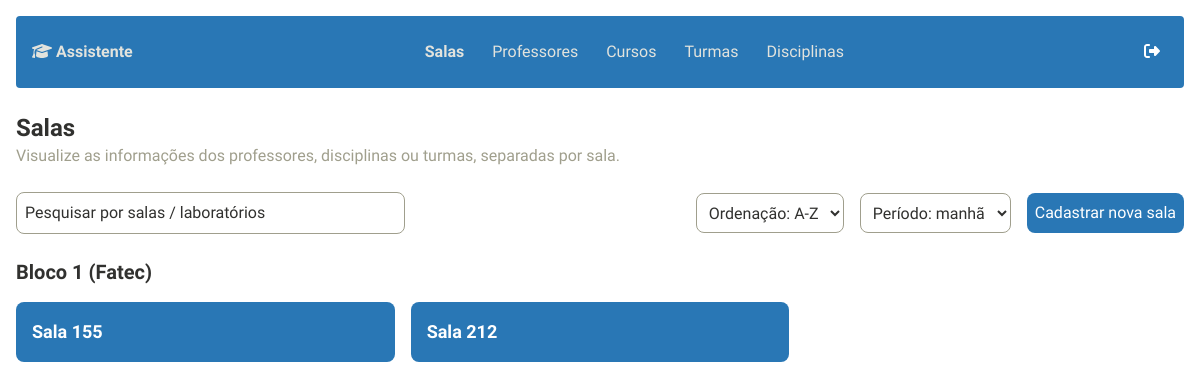
/salas/, run on an earlier commit of the app's database.
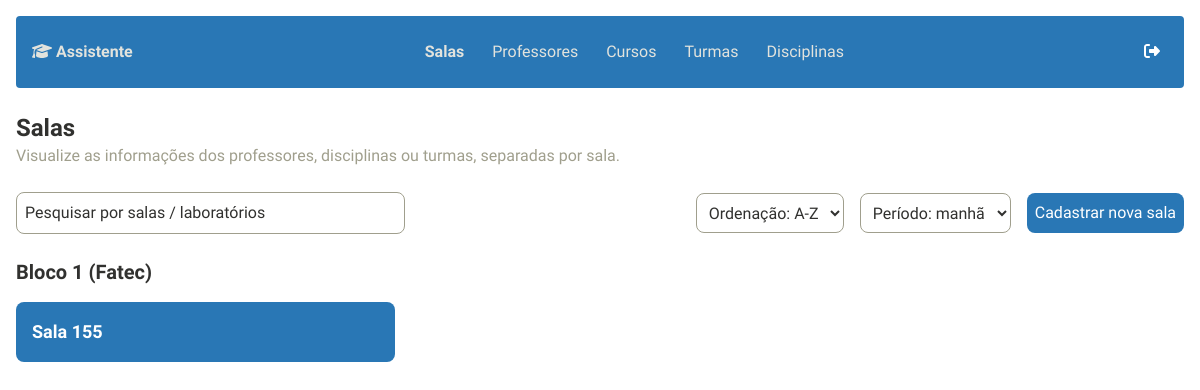
And on a later commit of the database.
### salas/models.py (models this page shows, shortened)
class Sala(models.Model):
    numero = models.IntegerField(validators=[MinValueValidator(0)])
    materias = models.ManyToManyField(Materia, blank=True)  # Relacionamento ManyToMany com blank=True

### salas/views.py (the view)
# urls.py: path('', sala_list, name='sala_list'),
def sala_list(request):
    salas = Sala.objects.all()
    return render(request, 'salas/sala_list.html', {'salas': salas})

### salas/templates/salas/sala_list.html (shortened to what this page needs)
<!DOCTYPE html>
<html lang="pt-BR">
  <head>
    {% include "app/custom/imports.html" %}
  </head>
  <body class="font-montserrat bg-background text-custom1">
    <div class="min-h-screen p-4">
    {% include "app/widgets/navbar.html" %}
      <div class="my-6">
        <h1 class="text-2xl font-bold">Salas</h1>
        <p class="text-custom2">
          Visualize as informações dos professores, disciplinas ou turmas, separadas por sala.
        </p>
      </div>
      <div class="flex justify-between items-center mb-6">
        <input
          type="text"
          placeholder="Pesquisar por salas / laboratórios"
          class="border border-custom2 p-2 rounded-lg w-1/3 bg-transparent text-custom1 placeholder-custom1 focus:outline-none focus:ring-2 focus:ring-blue-500 transition"
        />
        <div class="flex space-x-4">
          <select
            class="border border-custom2 p-2 rounded-lg bg-transparent text-custom1 focus:outline-none focus:ring-2 focus:ring-blue-500 transition"
          >
            <option>Ordenação: A-Z</option>
          </select>
          <select
            class="border border-custom2 p-2 rounded-lg bg-transparent text-custom1 focus:outline-none focus:ring-2 focus:ring-blue-500 transition"
          >
            <option>Período: manhã</option>
          </select>
          <a
            href="{% url 'sala_create' %}"
            class="p-2 bg-custom6 text-white rounded-lg hover:bg-custom5 transition-colors"
          >Cadastrar nova sala</a>
        </div>
      </div>
      <h2 class="text-xl font-bold mb-4">Bloco 1 (Fatec)</h2>
      <div class="grid grid-cols-3 gap-4 mb-8">
        {% for sala in salas %}
          <div class="p-4 bg-custom6 text-white rounded-lg">
            <h3 class="text-lg font-semibold">Sala {{ sala.numero }}</h3>
          </div>
        {% endfor %}
      </div>
    </div>
  </body>
</html>

What changed in the data, as far as the page shows it:
removed Sala: numero "212"
